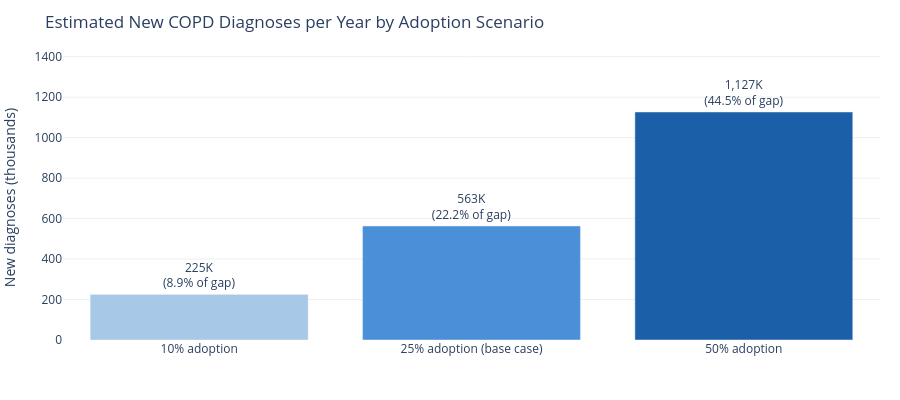

Notebook code cell kept with this figure:
### Code cell
# Scenario comparison: 10%, 25%, 50% adoption
scenarios = [0.10, 0.25, 0.50]
scenario_labels = ['10% adoption', '25% adoption\n(base case)', '50% adoption']
scenario_dx = [screening_pop * a * eff_prev * sens for a in scenarios]
scenario_gap = [dx / copd_undiagnosed * 100 for dx in scenario_dx]

fig4 = go.Figure()

fig4.add_trace(go.Bar(
    name='New diagnoses',
    x=scenario_labels,
    y=[dx / 1000 for dx in scenario_dx],
    marker_color=['#A8C8E8', '#4A90D9', '#1A5FA8'],
    text=[f'{dx/1000:,.0f}K<br>({gap:.1f}% of gap)' for dx, gap in zip(scenario_dx, scenario_gap)],
    textposition='outside',
    textfont=dict(size=12),
))

fig4.update_layout(
    title=dict(text='Estimated New COPD Diagnoses per Year by Adoption Scenario', font=dict(size=17)),
    yaxis_title='New diagnoses (thousands)',
    height=400,
    margin=dict(l=10, r=20, t=55, b=60),
    plot_bgcolor='white', paper_bgcolor='white',
    yaxis=dict(range=[0, max(scenario_dx) / 1000 * 1.25]),
    xaxis=dict(tickfont=dict(size=12)),
)
fig4.update_yaxes(showgrid=True, gridcolor='#EFEFEF')
fig4.show()

### Figure 1 — Plotly figure (JSON) as saved in the notebook; plotly's stock layout.template omitted (floating-point values rounded to 4 significant figures)
{"data": [{"marker": {"color": ["#A8C8E8", "#4A90D9", "#1A5FA8"]}, "name": "New diagnoses", "text": ["225K<br>(8.9% of gap)", "563K<br>(22.2% of gap)", "1,127K<br>(44.5% of gap)"], "textfont": {"size": 12}, "textposition": "outside", "type": "bar", "x": ["10% adoption", "25% adoption\n(base case)", "50% adoption"], "y": [225.4, 563.4, 1127.0]}], "layout": {"height": 400, "margin": {"b": 60, "l": 10, "r": 20, "t": 55}, "paper_bgcolor": "white", "plot_bgcolor": "white", "title": {"font": {"size": 17}, "text": "Estimated New COPD Diagnoses per Year by Adoption Scenario"}, "xaxis": {"tickfont": {"size": 12}}, "yaxis": {"gridcolor": "#EFEFEF", "range": [0, 1409.0], "showgrid": true, "title": {"text": "New diagnoses (thousands)"}}}}
